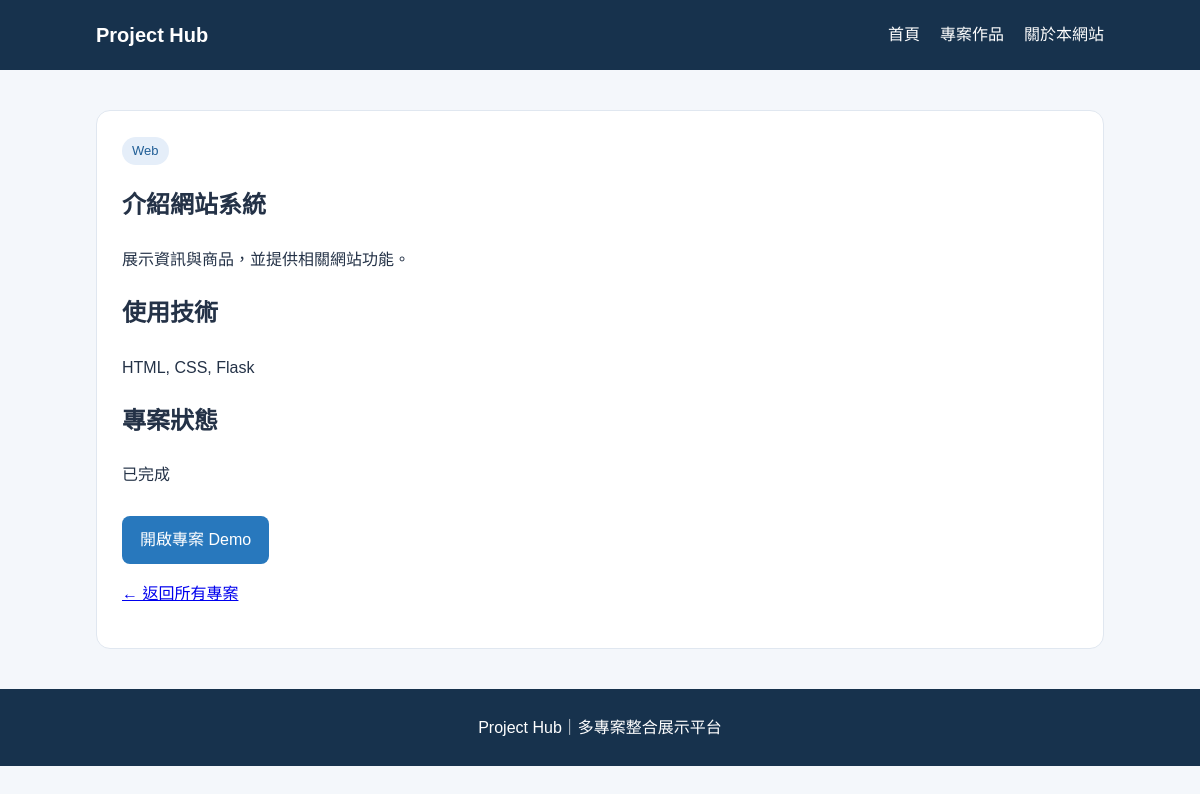
/project/1, run on an earlier commit of the app's database.
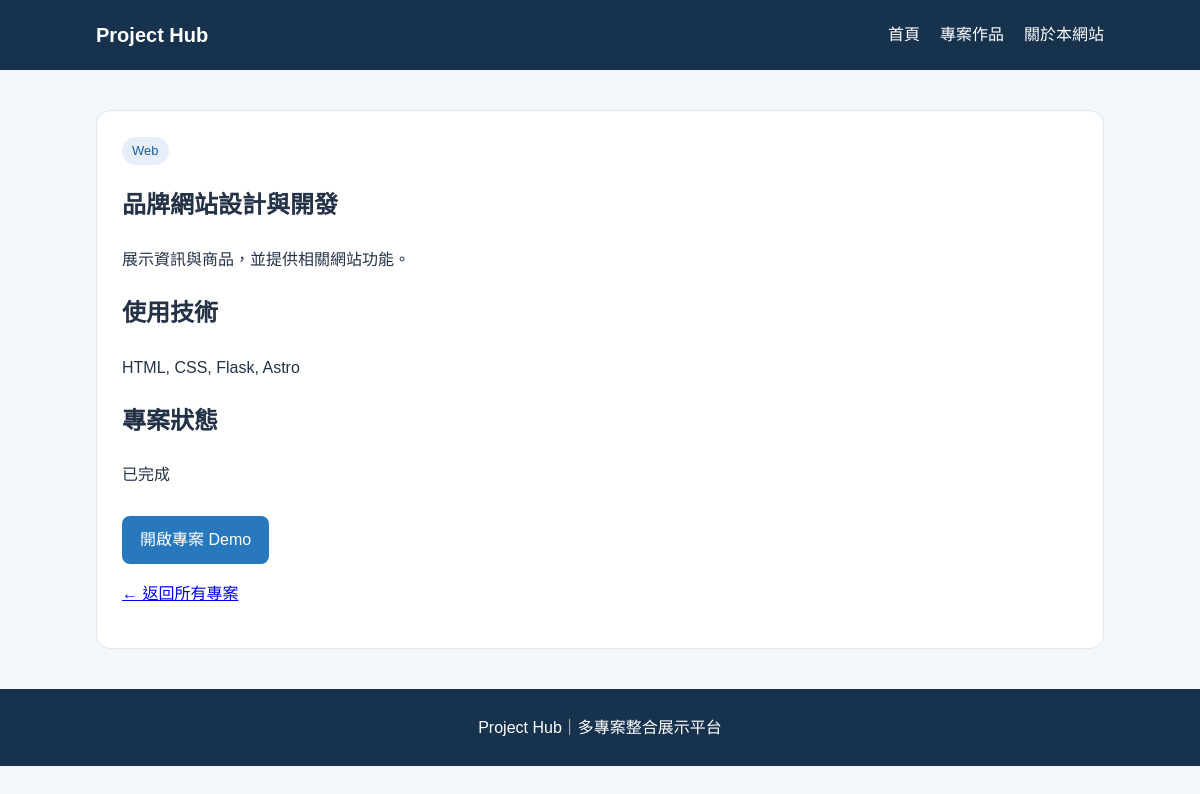
And on a later commit of the database.
### tables this page shows
CREATE TABLE projects (
    id INTEGER PRIMARY KEY AUTOINCREMENT,
    title TEXT NOT NULL,
    category TEXT NOT NULL,
    description TEXT NOT NULL,
    tech_stack TEXT,
    demo_url TEXT,
    github_url TEXT,
    image_url TEXT,
    status TEXT DEFAULT '開發中',
    featured INTEGER DEFAULT 0
, demo_url_2 TEXT);

### app.py (the view)
@app.route("/project/<int:project_id>")
def project_detail(project_id):
    conn = get_db_connection()
    project = conn.execute(
        "SELECT * FROM projects WHERE id = ?",
        (project_id,)
    ).fetchone()
    conn.close()
    if project is None:
        return "找不到這個專案", 404
    return render_template(
        "project_detail.html",
        project=project
    )

### app.py (called while the page is built)
def get_db_connection():
    conn = sqlite3.connect("database.db")
    conn.row_factory = sqlite3.Row
    return conn

### templates/project_detail.html (shortened to what this page needs)
{% extends "base.html" %}
{% block content %}
<section class="detail-card">
    <span class="category">
        {{ project["category"] }}
    </span>
    <h1>{{ project["title"] }}</h1>
    <p>{{ project["description"] }}</p>
    <h2>使用技術</h2>
    <p>{{ project["tech_stack"] or "尚未提供" }}</p>
    <h2>專案狀態</h2>
    <p>{{ project["status"] }}</p>
    {% if project["demo_url"] %}
    <a class="button"
       href="{{ project['demo_url'] }}"
       target="_blank"
       rel="noopener noreferrer">
        開啟專案 Demo
    </a>
    {% else %}
    <p>Demo 網址尚未提供。</p>
    {% endif %}
    <p>
        <a href="{{ url_for('project_list') }}">
            ← 返回所有專案
        </a>
    </p>
</section>
{% endblock %}

What changed in the data, as far as the page shows it:
changed projects "展示資訊與商品，並提供相關網站功能。": title "介紹網站系統" → "品牌網站設計與開發"; tech_stack "HTML, CSS, Flask" → "HTML, CSS, Flask, Astro"
